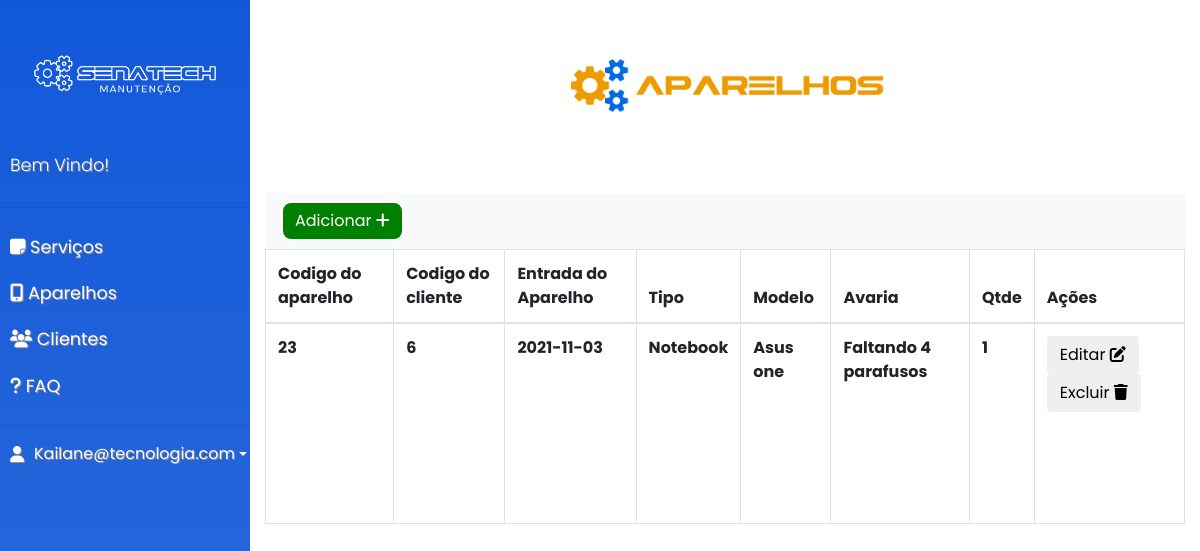
/tela_aparelhos.php (signed in), run on the app's committed database.
### tables this page shows
CREATE TABLE `aparelhos` (
  `cod_aparelho` int(11) NOT NULL,
  `cod_cliente` int(11) DEFAULT NULL,
  `Entrada_Aparelho` date DEFAULT NULL,
  `Tipo` varchar(30) DEFAULT NULL,
  `Modelo` varchar(50) DEFAULT NULL,
  `Avaria` varchar(300) DEFAULT NULL,
  `Qtde` int(11) DEFAULT NULL
);

### tela_aparelhos.php (the view, shortened to what this page needs)
<?php
include('config.php');
$sql = "SELECT * FROM aparelhos";
$query = $mysqli->query($sql);
?>
<!DOCTYPE html>
<html>
<head>
    <link rel="stylesheet" href="https://stackpath.bootstrapcdn.com/bootstrap/4.1.0/css/bootstrap.min.css">
    <link rel="stylesheet" href="css/style_sidebar.css">
    <link rel="stylesheet" href="css/style_clientes.css">
  </head>
<body>
  <div class="wrapper">
    <nav id="sidebar">
        <div class="sidebar-header">
            <img id="logo" src="imagens/logo_traçado.png">
        </div>
        <ul class="list-unstyled components">
            <p>Bem Vindo!</p>
            <hr>
            <li>
              <a href="tela_servico.php">
                <i class="fas fa-sticky-note"></i>
                Serviços
              </a>
            </li>
            <li>
              <a href="tela_aparelhos.php">
              <i class="fas fa-mobile-alt"></i>
                Aparelhos
              </a>
            </li>
            <li>
              <a href="tela_clientes.php">
                <i class="fas fa-users"></i>
                Clientes
              </a>
            </li>
            <li>
            <a href="faq.php">
              <i class="fas fa-question"></i>
              FAQ
            </a>
          </li>
        </ul>
        <hr>
        <div class="dropdown">
          <a href="#" class="d-flex align-items-center text-white text-decoration-none dropdown-toggle" id="dropdownUser1" data-bs-toggle="dropdown" aria-expanded="false">
            <i id="foto-user" class="fas fa-user"></i>
            <?php print($_SESSION['email'])?>
          </a>
        </div>
    </nav>
    <div id="table" class="container">
      <div class="form-inline">
        <img id="logo-cliente" src="imagens/aparelhos.png">
      </div>
      <nav class="navbar navbar-light bg-light">
        <a href="add_aparelhos.php"><button id="borda" type="button" class="btn btn-light">
          Adicionar
          <i class="fas fa-plus"></i>
        </button>
        </a>
      </nav>
      <table id="example" class="table table-bordered">
          <thead>
            <tr>
              <th scope="col">Codigo do aparelho</th>
              <th scope="col">Codigo do cliente</th>
              <th scope="col">Entrada do Aparelho</th>
              <th scope="col">Tipo</th>
              <th scope="col">Modelo</th>
              <th scope="col">Avaria</th>
              <th scope="col">Qtde</th>
              <th scope="col">Ações</th>
            </tr>
          </thead>
          <tbody>
                <?php while ($dados = $query->fetch_array()) { ?>
                    <tr>
                        <th scope="row"><?php echo $dados['cod_aparelho']; ?></th>
                        <th scope="row"><?php echo $dados['cod_cliente']; ?></th>
                        <th scope="row"><?php echo $dados['Entrada_Aparelho']; ?></th>
                        <th scope="row"><?php echo $dados['Tipo']; ?></th>
                        <th scope="row"><?php echo $dados['Modelo']; ?></th>
                        <th scope="row"><?php echo $dados['Avaria']; ?></th>
                        <th scope="row"><?php echo $dados['Qtde']; ?></th>
                        <td>
                        <a href="#">
                        <a href="editar_aparelhos.php?p=editar&cod_aparelho=<?php echo $dados['cod_aparelho'];?>">
                        <button class="btn">
                          Editar
                        <i class="fas fa-edit"></i>
                        </button>
                        </a>
                        <a href="deletar_aparelhos.php?cod_aparelho=<?php echo $dados['cod_aparelho']; ?>">
                        <button class="btn">
                          Excluir
                        <i class="fas fa-trash"></i>
                        </button></a>
                        </td>
                        </tr>
                                <?php } ?>
          </tbody>
      </table>
    <link rel="stylesheet" type="text/css" href="https://cdn.datatables.net/1.11.3/css/jquery.dataTables.min.css">
</body>
</body>

### css/style_sidebar.css (style rules this page uses)
body { font-family: 'Poppins', sans-serif; background: #ffffff; }
.wrapper { display: flex; width: 100%; align-items: stretch; }
a, a:hover, a:focus { color: inherit; text-decoration: none; transition: all 0.3s; }
p { font-family: 'Poppins', sans-serif; font-size: 1.1em; font-weight: 300; line-height: 1.7em; color: rgb(255, 255, 255); }
#sidebar { background-image: linear-gradient(#1158d9, #2E6BDB); color: #fff; transition: all 0.3s; min-width: 250px; max-width: 250px; min-height: 100vh; text-shadow: 1px 1px rgb(143, 142, 142); }
#sidebar .sidebar-header { padding: 0px; display: block; background-image: #2E6BDB; }
#sidebar ul p { color: #fff; padding: 10px; }
#sidebar ul li a { padding: 10px; font-size: 1.1em; display: block; }
img#logo { width: 250px; }
i#foto-user { margin-right: 10px; margin-left: 10px; }

### css/style_clientes.css (style rules this page uses)
div#table { margin-left: auto; margin-right: auto; margin-bottom: auto; margin-top: 5% }
button#borda { border: solid; border-width: 2px; border-radius: 10px; background-color: green; color: rgb(255, 255, 255) }
img#logo-cliente { width: 400px; margin-left: auto; margin-right: auto; margin-top: -10%; }
thead, tbody { width: 130px; }
tbody { height: 200px; overflow-y: auto; }

### data on the page
aparelhos: cod_aparelho "23", cod_cliente "6", Entrada_Aparelho "2021-11-03", Tipo "Notebook", Modelo "Asus one", Avaria "Faltando 4 parafusos", Qtde "1"

### other printed values
$_SESSION['email'] "Kailane@tecnologia.com"
